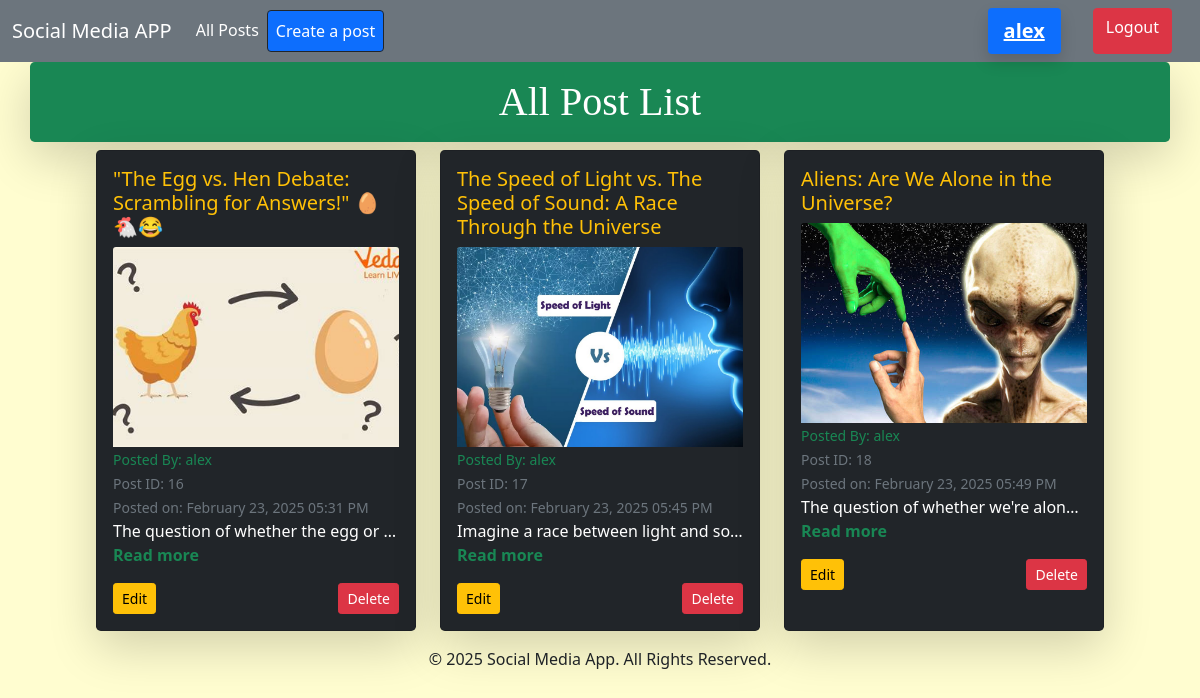
The page /profile/ (signed in) on the database its author committed.
### social/models.py (models this page shows, shortened)
class Post(models.Model):
    user = models.ForeignKey(User, on_delete=models.CASCADE, related_name='posts')
    title = models.CharField(max_length=255)
    content = models.TextField()
    image = models.ImageField(upload_to='post_images/', blank=True, null=True)  # Add this field
    created_at = models.DateTimeField(auto_now_add=True)
    updated_at = models.DateTimeField(auto_now=True)

### social/views.py (the view)
# urls.py: path('profile/',views.user_profile,name='user_profile'),
@login_required
def user_profile(request):
    posts = Post.objects.filter(user = request.user)
    return render(request,'social/profile.html',{'posts':posts})

### social/templates/social/profile.html (shortened to what this page needs)
{% extends "base.html" %}
{% block content %}
<h1 class="py-3 container text-center bg-success text-white rounded-3 shadow-lg" style="font-family: Verdana">
  All Post List
</h1>
<div class="container d-flex flex-wrap justify-content-center gap-4">
  {% for post in posts %}
    <div class="card bg-dark text-white shadow-lg rounded-3" style="width: 20rem;">
      <div class="card-body">
        <h5 class="card-title text-warning">{{ post.title }}</h5>
        {% if post.image %}
          <img src="{{ post.image.url }}" class="card-img-top" alt="Post Image" style="height: 200px; object-fit: cover;">
        {% endif %}
        <p class="card-text">
          <small class="text-success">Posted By: {{ post.user.username }}</small><br>
          <small class="text-muted">Post ID: {{ post.id }}</small><br>
          <small class="text-muted">Posted on: {{ post.created_at|date:"F d, Y h:i A" }}</small><br>
          <span class="d-block text-truncate" style="max-height: 4.5em; overflow: hidden;">
            {{ post.content|truncatewords:80 }}
          </span>
          <a href="{% url 'post_detail' post.id %}" class="text-decoration-none text-success fw-bold">Read more</a>
        </p>
        <div class="d-flex justify-content-between">
          <a href="{% url 'update_post' id=post.id %}" class="btn btn-warning btn-sm">Edit</a>
          <a href="{% url 'delete_post' id=post.id %}" class="btn btn-danger btn-sm">Delete</a>
        </div>
      </div>
    </div>
  {% endfor %}
</div>
{% endblock content %}

### templates/components/navbar.html
<nav class="navbar navbar-expand-lg navbar-dark bg-secondary">
    <div class="container-fluid">
        <a class="navbar-brand" href="{% url 'home'%}">Social Media APP</a>
        <div class="collapse navbar-collapse justify-content-between" id="navbarSupportedContent">
            <ul class="navbar-nav mb-2 mb-lg-0">
                <li class="nav-item">
                    <a class="nav-link active" aria-current="page" href="{% url 'home' %}">All Posts</a>
                </li>
                <li class="nav-item">
                    {% if user.is_authenticated %}
                    <a class="nav-link bg-primary text-white border border-dark rounded p-2" href="{% url 'create_post' %}">Create a post</a>
                    {% else %}
                    <span class="d-inline-block bg-warning text-dark border border-dark rounded p-1 fs-5">
                        Please log in to create a post
                    </span>
                    {% endif %}
                </li>
            </ul>
        </div>
        {% if user.is_authenticated %}
        <div class='d-flex mx-3 gap-3  '>
          <a href="{% url 'user_profile' %}" class="me-3 px-3 py-2 bg-primary text-white rounded fw-bold fs-5 shadow" > {{ user.username }} </a>
          <a href="{% url 'user_logout' %}" class='btn btn-danger'>Logout</a>
        </div>
        {% else %}
        <div class="form-inline my-2 my-lg-0">
          <a href="{% url 'signup' %}" class="btn btn-warning mx-3">Sign Up</a>
          {% comment %}  {% endcomment %}
          <a href="{% url 'user_login' %}" class="btn btn-danger">Login</a>
        </div>
        {% endif %}
    </div>
</nav>

### rows shown on the page
Post: title "\"The Egg vs. Hen Debate: Scrambling for Answers!\" 🥚🐔😂", image (picture), user.username "alex", id "16", created_at "February 23, 2025 05:31 PM", content "The question of whether the egg or…"
Post: title "The Speed of Light vs. The Speed of Sound: A Race Through the Universe", image (placeholder picture), user.username "alex", id "17", created_at "February 23, 2025 05:45 PM", content "Imagine a race between light and so…"
Post: title "Aliens: Are We Alone in the Universe?", image (picture), user.username "alex", id "18", created_at "February 23, 2025 05:49 PM", content "The question of whether we're alon…"

### other values the page prints
{{ user.username }} "alex"
